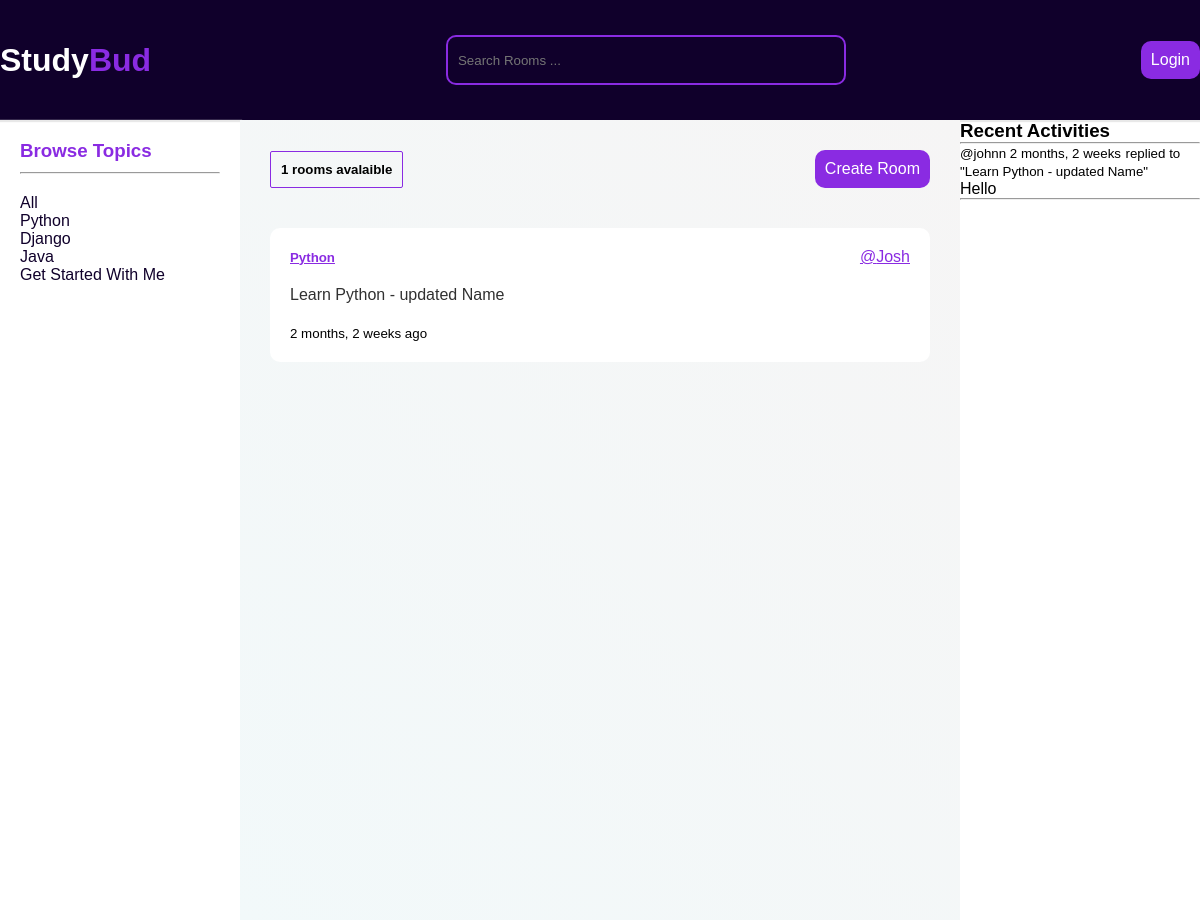
Page /?q=Python on the committed database.
### myApp/models.py (models this page shows)
class Topic(models.Model):
    name = models.CharField(max_length=200)
    def __str__(self):
        return self.name

class Room(models.Model):
    host = models.ForeignKey(User,on_delete=models.SET_NULL,null=True)
    topic = models.ForeignKey(Topic,on_delete=models.SET_NULL,null=True)
    name = models.CharField(max_length=200)
    description = models.TextField(null=True,blank=True)
    participants = models.ManyToManyField(User,related_name='participants',blank=True)
    updated = models.DateTimeField(auto_now=True)
    created = models.DateTimeField(auto_now_add=True)
    class Meta:
        ordering = ['-updated','-created']
    def __str__(self):
        return self.name

class Message(models.Model):
    user = models.ForeignKey(User,on_delete=models.CASCADE)
    room = models.ForeignKey(Room,on_delete=models.CASCADE)
    body = models.TextField()
    updated = models.DateTimeField(auto_now=True)
    created = models.DateTimeField(auto_now_add=True)
    class Meta:
        ordering = ['-updated','-created']
    def __str__(self):
        return self.body[0:50]

### myApp/views.py (the view)
# urls.py: path('',views.home,name='home'),
def home(request):
    q = request.GET.get('q') if request.GET.get('q') != None else ''
    rooms = Room.objects.filter(
        Q(topic__name__icontains = q) |
        Q(name__icontains=q) |
        Q(description__icontains=q)
        )
    topics = Topic.objects.all()
    room_count = rooms.count()
    room_messages = Message.objects.filter( Q(room__topic__name__icontains=q))
    context = {'rooms':rooms,'topics':topics,'room_count':room_count,'room_messages':room_messages}
    return render(request,'myApp/home.html',context)

### myApp/templates/myApp/home.html (shortened to what this page needs)
{% extends 'main.html' %}
{% load static %}
{% block content %}
<div class="home-container">
    <div>
        {% include 'myApp/topics_component.html'%}
    </div>
    <div class="main-content">
        <div class="main-content-title">
        <div class="rooms-count">
        <h5>{{room_count}} rooms avalaible</h5>
        </div>
        <a href="{% url 'create-room'%}" class="btn">Create Room</a>
        </div>
        <div class="rooms-list">
           {% include 'myApp/feed_component.html' %}
        </div>
    </div>
    <div class="activities-container">
       {% include 'myApp/activity_component.html' %}
    </div>
</div>
{% endblock content %}

### myApp/templates/myApp/topics_component.html
{% load static %}
<link rel="stylesheet" href="{% static 'styles/main.css' %}">
      <div class="sidebar">
       <h3 class="sidebar-title"> Browse Topics</h3>
          <hr>
       <div class="topic-links">
       <div>
           <a href="{% url 'home'%}">All</a>
       </div>
        {% for topic in topics%}
          <div>
            <a href="{% url 'home' %}?q={{topic.name}}">{{topic.name}}</a>
          </div>
        {% endfor%}
      </div>
      </div>

### myApp/templates/myApp/feed_component.html (shortened to what this page needs)
<div>
{% for room in rooms%}
<div class="room">
<div class="room-header">
    <h5><a href="{% url 'room' room.id  %}">{{room.topic}}</a></h5>
    <a href="{% url 'user-profile' room.host.id%}">@{{room.host.username}}</a>
    </div>
<div class="room-content">
    <p>{{room.name}}</p>
</div>
<small>{{ room.created | timesince }} ago</small>
</div>
{%endfor%}
</div>

### myApp/templates/myApp/activity_component.html (shortened to what this page needs)
<h3>Recent Activities</h3>
<hr>
{% for message in room_messages %}
<div>
   <small><a href="{% url 'user-profile' message.user.id %}"></a> @{{message.user}} {{message.created | timesince}}</small>
   <small>replied to "{{message.room}}"</small>
   <p>{{message}}</p>
   <hr>
</div>
{%endfor%}

### static/styles/main.css (style rules this page uses)
* { margin: 0; padding: 0; box-sizing: border-box; }
body { background-color: #ffffff; font-family: Arial, fantasy; }
.btn { text-align: center; text-decoration: none; color: white; background-color:blueviolet; padding: 10px; border-radius: 10px; }
.sidebar { height: 100vh; padding: 20px; box-shadow: 1px 1px 1px 1px #f1f1f1; }
.sidebar-title { color: blueviolet; margin-bottom: 10px; }
.topic-links { margin-top: 20px; }
.topic-links a { text-decoration: none; color:#10002b; }
.home-container { display: grid; grid-template-columns: 1fr 3fr 1fr; }
.main-content { padding: 30px; background:linear-gradient(45deg, #f2f9fa, #f6f5f5) ; }
.main-content-title { display: flex; justify-content: space-between; align-items: center; }
.rooms-count { border: solid blueviolet 1.2px; padding: 10px; border-radius: 2px; }
.rooms-list { margin-top: 40px; }
.room { background-color: #ffffff; padding: 20px; margin-bottom: 20px; border-radius: 10px; }
.room-header { display: flex; align-items: center; justify-content: space-between; margin-bottom: 10px; }
.room-header a { color: blueviolet; }
.room-content { color: #313131; margin: 20px 0; }

### rows in the picture
Topic: name "Python"
Topic: name "Django"
Topic: name "Java"
Topic: name "Get Started With Me"
Room: topic "Python", host.username "Josh", name "Learn Python - updated Name", created "2 months, 2 weeks"
Message: user "johnn", created "2 months, 2 weeks", room "Learn Python - updated Name", body "Hello"

### other values in the picture
{{ room_count }} "1"
